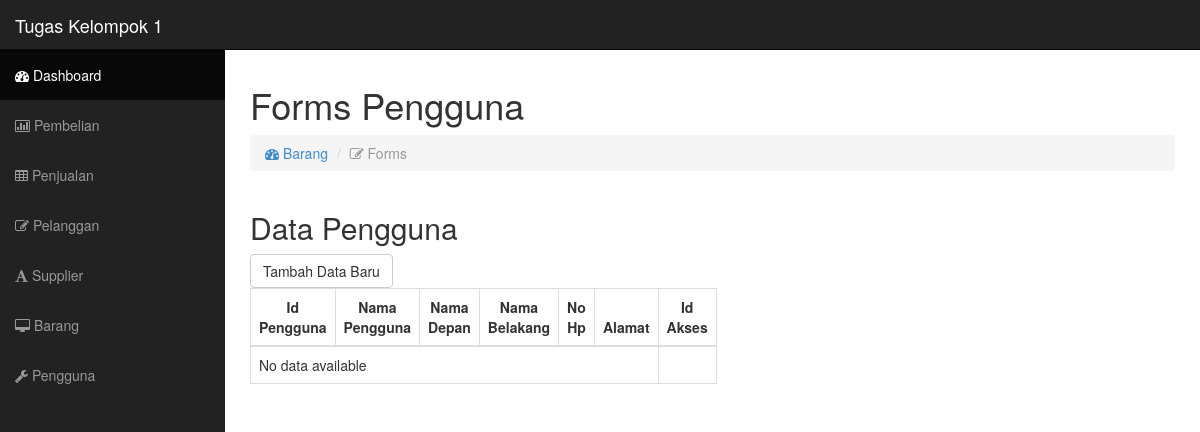
The page /pengguna.php on the database as committed earlier.
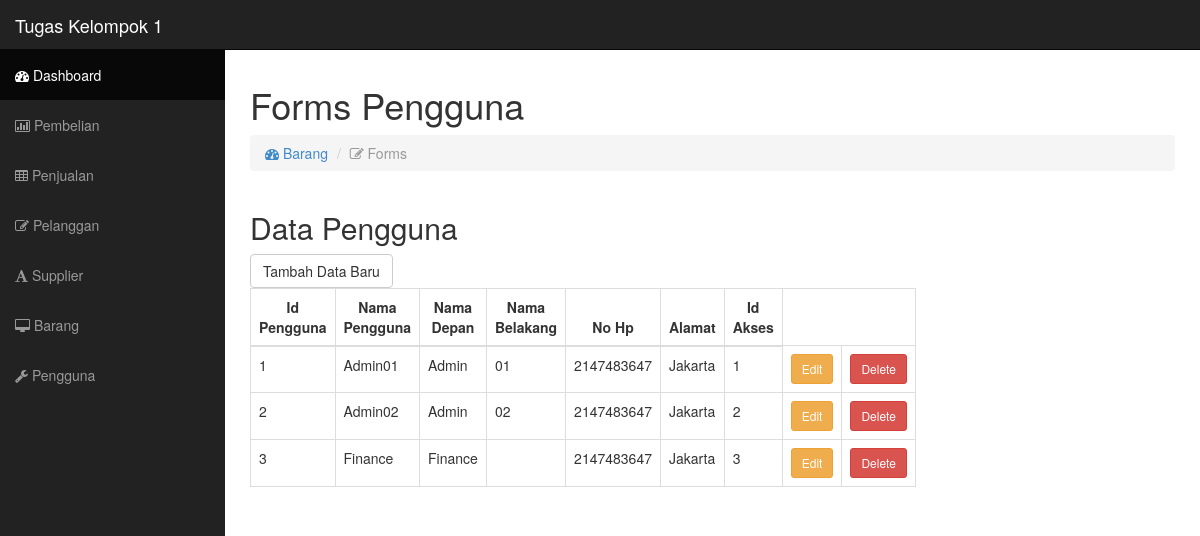
The same page on the database as committed later.
### tables this page shows
CREATE TABLE `pengguna` (
  `idpengguna` int(11) NOT NULL,
  `namapengguna` varchar(255) NOT NULL,
  `password` varchar(255) NOT NULL,
  `namadepan` varchar(255) NOT NULL,
  `namabelakang` varchar(255) NOT NULL,
  `nohp` int(11) NOT NULL,
  `alamat` varchar(255) NOT NULL,
  `idakses` int(11) NOT NULL
);

### pengguna_controller.php (called while the page is built, shortened)
<?php
include "config.php";
function get_data_pengguna()
{
    global $conn;
    $sql = "SELECT * FROM pengguna";
    $result = $conn->query($sql);
    return $result;
}
?>

### pengguna.php (the view, shortened to what this page needs)
<?php
include "config.php";
require_once 'pengguna_controller.php';
?>
<!DOCTYPE html>
<html lang="en">
<head>
  <link href="css/bootstrap.css" rel="stylesheet">
  <link href="css/sb-admin.css" rel="stylesheet">
  <link rel="stylesheet" href="font-awesome/css/font-awesome.min.css">
</head>
<body>
  <div id="wrapper">
    <nav class="navbar navbar-inverse navbar-fixed-top" role="navigation">
      <div class="navbar-header">
        <a class="navbar-brand" href="index.php">Tugas Kelompok 1</a>
      </div>
      <div class="collapse navbar-collapse navbar-ex1-collapse">
        <ul class="nav navbar-nav side-nav">
          <li class="active"><a href="index.php"><i class="fa fa-dashboard"></i> Dashboard</a></li>
          <li><a href="pembelian.php"><i class="fa fa-bar-chart-o"></i> Pembelian</a></li>
          <li><a href="penjualan.php"><i class="fa fa-table"></i> Penjualan</a></li>
          <li><a href="pelanggan.php"><i class="fa fa-edit"></i> Pelanggan</a></li>
          <li><a href="supplier.php"><i class="fa fa-font"></i> Supplier</a></li>
          <li><a href="barang.php"><i class="fa fa-desktop"></i> Barang</a></li>
          <li><a href="pengguna.php"><i class="fa fa-wrench"></i> Pengguna</a></li>
      </div>
    </nav>
    <div id="page-wrapper">
      <div class="row">
        <div class="col-lg-12">
          <h1>Forms Pengguna</h1>
          <ol class="breadcrumb">
            <li><a href="index.html"><i class="fa fa-dashboard"></i> Barang</a></li>
            <li class="active"><i class="fa fa-edit"></i> Forms</li>
          </ol>
        </div>
        <div class="col-lg-6">
          <h2>Data Pengguna</h2>
          <div class="table-responsive">
            <button type="button" class="btn btn-default" id="btnTambahData">Tambah Data Baru</button>
            <table class="table table-bordered table-hover tablesorter" id="tableDataPelanggan">
              <thead>
                <tr>
                  <th class="text-center">Id Pengguna</th>
                  <th class="text-center">Nama Pengguna</th>
                  <th class="text-center">Nama Depan</th>
                  <th class="text-center">Nama Belakang</th>
                  <th class="text-center">No Hp</th>
                  <th class="text-center">Alamat</th>
                  <th class="text-center">Id Akses</th>
                </tr>
              </thead>
              <tbody>
                <?php
                $barangData = get_data_pengguna();
                if ($barangData->num_rows > 0) {
                  while ($row = $barangData->fetch_assoc()) {
                    echo "<tr>";
                    echo "<td>" . $row["idpengguna"] . "</td>";
                    echo "<td>" . $row["namapengguna"] . "</td>";
                    echo "<td>" . $row["namadepan"] . "</td>";
                    echo "<td>" . $row["namabelakang"] . "</td>";
                    echo "<td>" . $row["nohp"] . "</td>";
                    echo "<td>" . $row["alamat"] . "</td>";
                    echo "<td>" . $row["idakses"] . "</td>";
                    echo "<td><a class='btn btn-warning btn-sm' onclick='showEditForm(" . $row["idpengguna"] . ")'>Edit</a></td>";
                    echo "<td><a href='pengguna_controller.php?delete_id=" . $row["idpengguna"] . "' class='btn btn-danger btn-sm' name='delete' onclick='return confirm(\"Are you sure you want to delete this record?\");'>Delete</a></td>";
                    echo "</tr>";
                  }
                } else {
                  echo "<tr><td colspan='6'>No data available</td></tr>";
                }
                ?>
              </tbody>
            </table>
          </div>
          <div class="col-lg-6">
          </div>
        </div>
      </div>
    </div>
  </div>
</body>
</html>

### css/sb-admin.css (style rules this page uses)
body { margin-top: 50px; }
#wrapper { padding-left: 0; }
#page-wrapper { width: 100%; padding: 5px 15px; }
table.tablesorter thead { cursor: pointer; }
@media (min-width:768px) { #wrapper { padding-left: 225px; } }
@media (min-width:768px) { #page-wrapper { padding: 15px 25px; } }
@media (min-width:768px) { .side-nav { margin-left: -225px; left: 225px; width: 225px; position: fixed; top: 50px; height: 100%; border-radius: 0; border: none; background-color: #222222; overflow-y: auto; } }
@media (min-width:768px) { .side-nav>li>a { width: 225px; } }
@media (min-width:768px) { .navbar-collapse { padding-left: 15px !important; padding-right: 15px !important; } }

Rows that differ between the two databases and show on the page:
added pengguna: idpengguna "1", namapengguna "Admin01", namadepan "Admin", namabelakang "01", nohp "2147483647", alamat "Jakarta", idakses "1"
added pengguna: idpengguna "2", namapengguna "Admin02", namadepan "Admin", namabelakang "02", nohp "2147483647", alamat "Jakarta", idakses "2"
added pengguna: idpengguna "3", namapengguna "Finance", namadepan "Finance", nohp "2147483647", alamat "Jakarta", idakses "3"
Other text that changed with them:
text no longer shown: "No data available"
